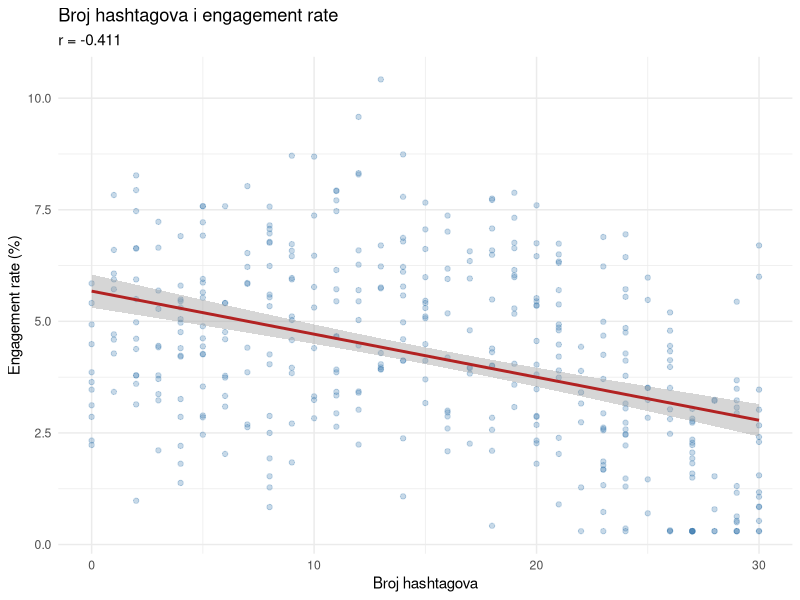
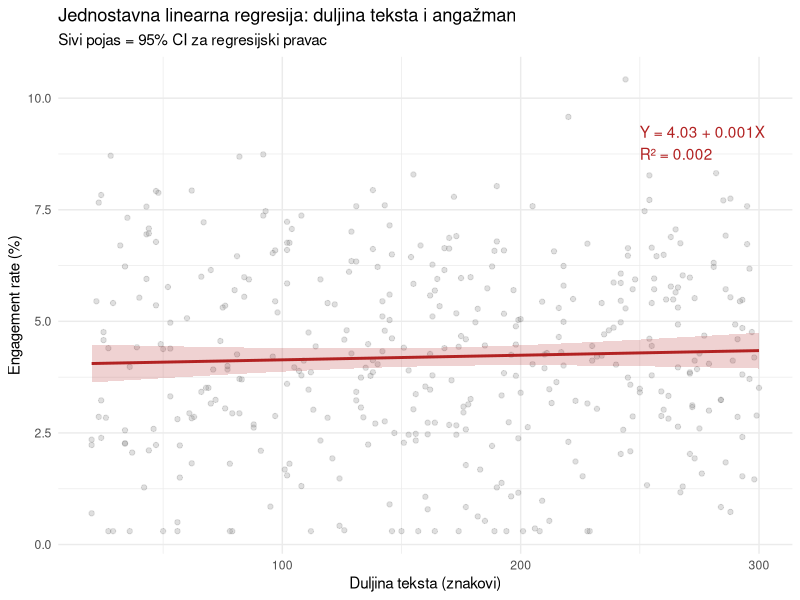
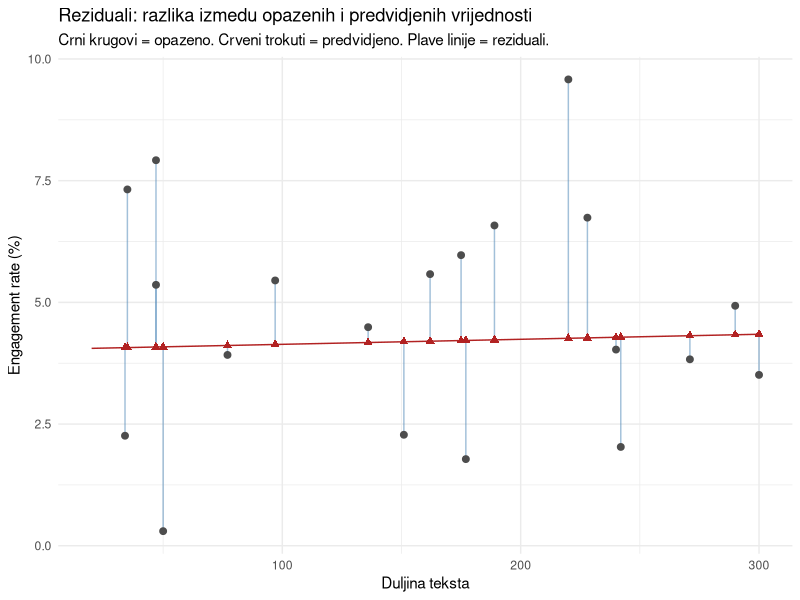
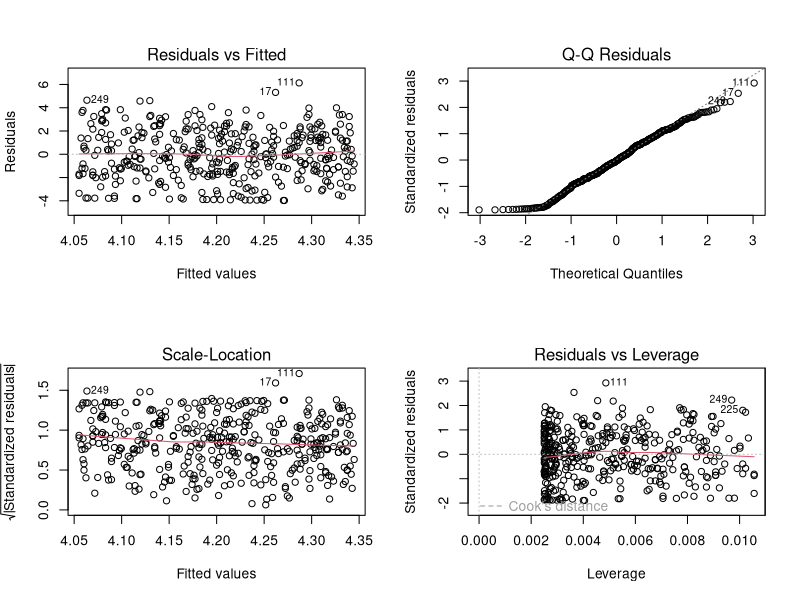
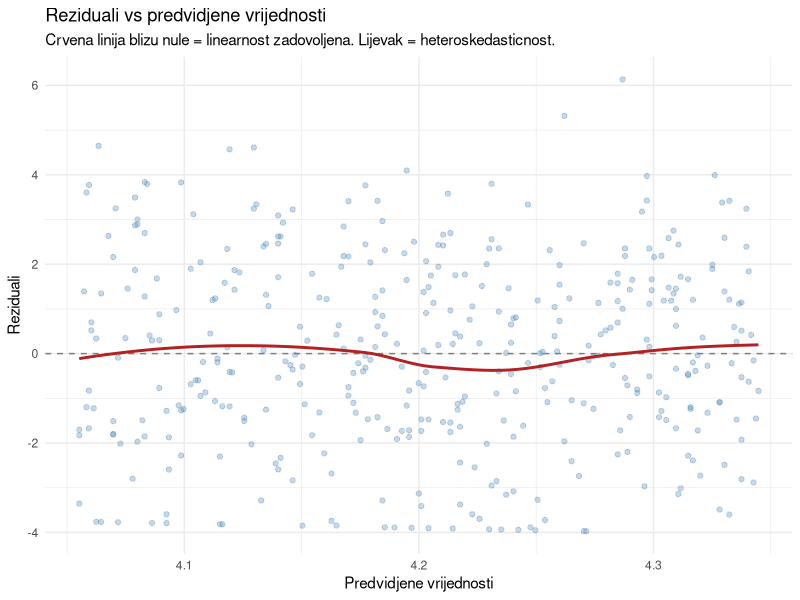
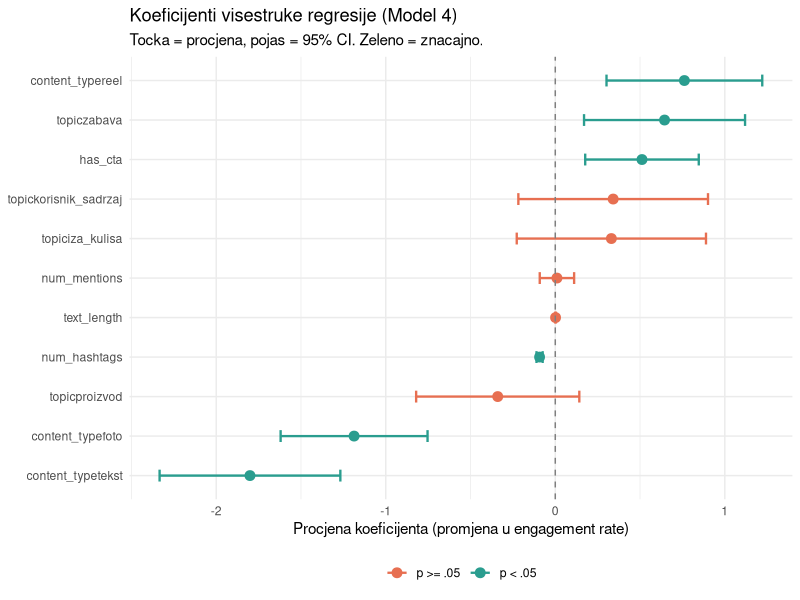
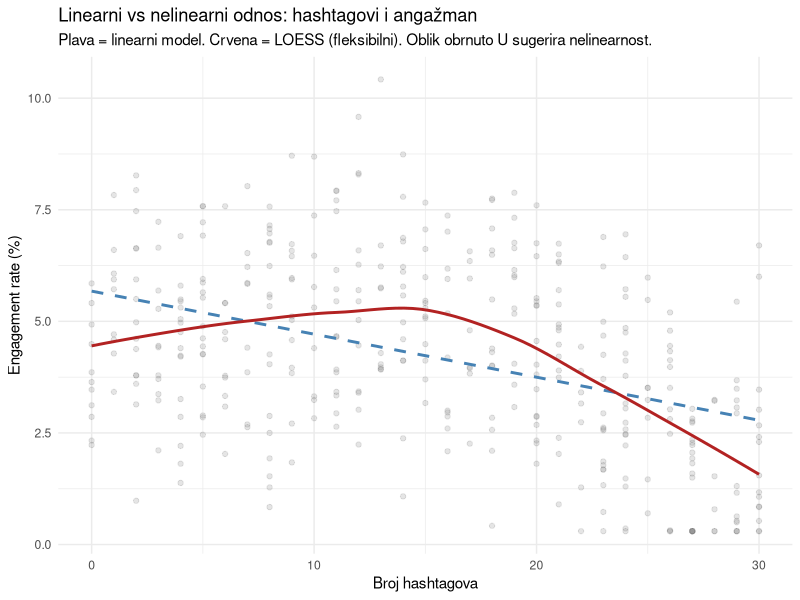
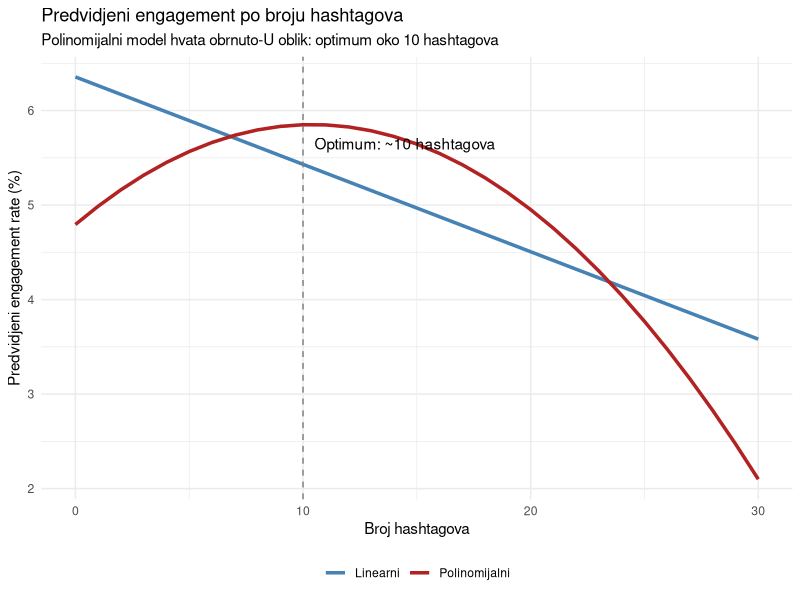

Here is the R script that generated these plots, in order:
## ---- chunk 1
#| label: setup
#| echo: true
#| message: false
#| warning: false

library(tidyverse)
## ---- chunk 2
#| label: ucitavanje
#| echo: true
#| message: false
#| warning: false

posts <- read_csv("../resources/datasets/social_engagement.csv")
glimpse(posts)
## ---- chunk 3
#| label: korelacija-pregled
#| echo: true
#| message: false
#| warning: false

# Korelacije numeričkih prediktora s engagement_rate
posts |>
  select(engagement_rate, text_length, num_hashtags, num_mentions, followers) |>
  cor() |>
  round(3)
## ---- chunk 4
#| label: scatter-hashtags
#| echo: true
#| message: false
#| warning: false
#| fig-width: 9
#| fig-height: 5

posts |>
  ggplot(aes(x = num_hashtags, y = engagement_rate)) +
  geom_point(alpha = 0.3, color = "steelblue") +
  geom_smooth(method = "lm", se = TRUE, color = "firebrick") +
  labs(
    title = "Broj hashtagova i engagement rate",
    subtitle = paste0("r = ", round(cor(posts$num_hashtags, posts$engagement_rate), 3)),
    x = "Broj hashtagova",
    y = "Engagement rate (%)"
  ) +
  theme_minimal()
## ---- chunk 5
#| label: lm-jednostavna
#| echo: true
#| message: false
#| warning: false

# Jednostavna regresija: text_length -> engagement_rate
model1 <- lm(engagement_rate ~ text_length, data = posts)
summary(model1)
## ---- chunk 6
#| label: interpretacija-koef
#| echo: true
#| message: false
#| warning: false

koef <- coef(model1)

cat("Jednadžba: engagement_rate = ", round(koef[1], 3), " + ",
    round(koef[2], 5), " * text_length\n\n", sep = "")

cat("Interpretacija:\n")
cat("  Intercept (b0 = ", round(koef[1], 2), "): Ocekivani engagement rate\n", sep = "")
cat("  kad je text_length = 0 (teorijska vrijednost, nema prakticnog znacenja).\n\n")
cat("  Slope (b1 = ", round(koef[2], 4), "): Za svaki dodatni znak u tekstu,\n", sep = "")
cat("  engagement rate se mijenja za ", round(koef[2], 4), " postotnih bodova.\n\n", sep = "")

# R-kvadrat
r2 <- summary(model1)$r.squared
cat("R-kvadrat:", round(r2, 4), "\n")
cat("Interpretacija:", round(r2 * 100, 1), "% varijabilnosti u engagement rateu\n")
cat("je objasnjeno duljinom teksta. To je vrlo malo.\n")
## ---- chunk 7
#| label: regresijski-pravac
#| echo: true
#| message: false
#| warning: false
#| fig-width: 9
#| fig-height: 5

posts |>
  ggplot(aes(x = text_length, y = engagement_rate)) +
  geom_point(alpha = 0.25, color = "grey50") +
  geom_smooth(method = "lm", se = TRUE, color = "firebrick", fill = "firebrick", alpha = 0.2) +
  annotate("text", x = 250, y = 9,
           label = paste0("Y = ", round(koef[1], 2), " + ", round(koef[2], 4), "X\nR² = ", round(r2, 3)),
           color = "firebrick", hjust = 0) +
  labs(
    title = "Jednostavna linearna regresija: duljina teksta i angažman",
    subtitle = "Sivi pojas = 95% CI za regresijski pravac",
    x = "Duljina teksta (znakovi)",
    y = "Engagement rate (%)"
  ) +
  theme_minimal()
## ---- chunk 8
#| label: reziduali-prikaz
#| echo: true
#| message: false
#| warning: false
#| fig-width: 9
#| fig-height: 5

# Dodajmo predvidjene vrijednosti i reziduale u podatke
posts_pred <- posts |>
  mutate(
    predicted = predict(model1),
    residual = residuals(model1)
  )

# Prikaz reziduala za prvih 20 objava
posts_pred |>
  slice(1:20) |>
  ggplot(aes(x = text_length, y = engagement_rate)) +
  geom_segment(aes(xend = text_length, yend = predicted), color = "steelblue", alpha = 0.5) +
  geom_point(color = "grey30", size = 2) +
  geom_point(aes(y = predicted), color = "firebrick", size = 2, shape = 17) +
  geom_smooth(data = posts, method = "lm", se = FALSE, color = "firebrick", linewidth = 0.5) +
  labs(
    title = "Reziduali: razlika izmedu opazenih i predvidjenih vrijednosti",
    subtitle = "Crni krugovi = opazeno. Crveni trokuti = predvidjeno. Plave linije = reziduali.",
    x = "Duljina teksta",
    y = "Engagement rate (%)"
  ) +
  theme_minimal()
## ---- chunk 9
#| label: dijagnostika-4
#| echo: true
#| message: false
#| warning: false
#| fig-width: 10
#| fig-height: 8

par(mfrow = c(2, 2))
plot(model1)
par(mfrow = c(1, 1))
## ---- chunk 10
#| label: dijagnostika-ggplot
#| echo: true
#| message: false
#| warning: false
#| fig-width: 9
#| fig-height: 5

# Residuals vs Fitted u ggplot (preglednije)
posts_pred |>
  ggplot(aes(x = predicted, y = residual)) +
  geom_point(alpha = 0.3, color = "steelblue") +
  geom_hline(yintercept = 0, linetype = "dashed", color = "grey50") +
  geom_smooth(method = "loess", se = FALSE, color = "firebrick") +
  labs(
    title = "Reziduali vs predvidjene vrijednosti",
    subtitle = "Crvena linija blizu nule = linearnost zadovoljena. Lijevak = heteroskedasticnost.",
    x = "Predvidjene vrijednosti",
    y = "Reziduali"
  ) +
  theme_minimal()
## ---- chunk 11
#| label: lm-visestruka
#| echo: true
#| message: false
#| warning: false

# Visestruka regresija: vise prediktora
model2 <- lm(engagement_rate ~ text_length + num_hashtags + has_cta + num_mentions, data = posts)
summary(model2)
## ---- chunk 12
#| label: visestruka-interpretacija
#| echo: true
#| message: false
#| warning: false

koef2 <- coef(model2)
r2_m2 <- summary(model2)$r.squared
adj_r2_m2 <- summary(model2)$adj.r.squared

cat("=== Model 2: Visestruka regresija ===\n\n")
cat("Jednadžba:\n")
cat("engagement = ", round(koef2[1], 2), "\n", sep = "")
for (i in 2:length(koef2)) {
  cat("  ", if_else(koef2[i] >= 0, "+ ", "- "), round(abs(koef2[i]), 4),
      " * ", names(koef2)[i], "\n", sep = "")
}

cat("\nR-kvadrat:            ", round(r2_m2, 3), "\n")
cat("Prilagodeni R-kvadrat:", round(adj_r2_m2, 3), "\n")
cat("Interpretacija:", round(r2_m2 * 100, 1), "% varijabilnosti objasnjeno.\n\n")

cat("Interpretacija koeficijenata (sve uz kontrolu ostalih prediktora):\n")
cat("  num_hashtags: Svaki dodatni hashtag mijenja engagement za ",
    round(koef2["num_hashtags"], 3), " bodova.\n", sep = "")
cat("  has_cta: Objave s CTA imaju u prosjeku ", round(koef2["has_cta"], 2),
    " bodova visi engagement.\n", sep = "")
## ---- chunk 13
#| label: usporedba-modela
#| echo: true
#| message: false
#| warning: false

# Model 3: dodajmo content_type
model3 <- lm(engagement_rate ~ text_length + num_hashtags + has_cta +
               num_mentions + content_type, data = posts)

# Model 4: dodajmo jos i topic
model4 <- lm(engagement_rate ~ text_length + num_hashtags + has_cta +
               num_mentions + content_type + topic, data = posts)

# Usporedba
tibble(
  model = c("M1: text_length", "M2: + hashtags, cta, mentions",
            "M3: + content_type", "M4: + topic"),
  R2 = round(c(summary(model1)$r.squared, summary(model2)$r.squared,
               summary(model3)$r.squared, summary(model4)$r.squared), 3),
  adj_R2 = round(c(summary(model1)$adj.r.squared, summary(model2)$adj.r.squared,
                    summary(model3)$adj.r.squared, summary(model4)$adj.r.squared), 3),
  AIC = round(c(AIC(model1), AIC(model2), AIC(model3), AIC(model4)), 1)
)
## ---- chunk 14
#| label: model4-summary
#| echo: true
#| message: false
#| warning: false

summary(model4)
## ---- chunk 15
#| label: koeficijenti-vizualizacija
#| echo: true
#| message: false
#| warning: false
#| fig-width: 9
#| fig-height: 6

# Vizualizacija koeficijenata modela 4
tidy_m4 <- broom::tidy(model4, conf.int = TRUE) |>
  filter(term != "(Intercept)") |>
  mutate(
    znacajno = p.value < 0.05,
    term = fct_reorder(term, estimate)
  )

tidy_m4 |>
  ggplot(aes(y = term, x = estimate, color = znacajno)) +
  geom_errorbarh(aes(xmin = conf.low, xmax = conf.high), height = 0.3, linewidth = 0.8) +
  geom_point(size = 3) +
  geom_vline(xintercept = 0, linetype = "dashed", color = "grey50") +
  scale_color_manual(values = c("TRUE" = "#2a9d8f", "FALSE" = "#e76f51"),
                     labels = c("TRUE" = "p < .05", "FALSE" = "p >= .05")) +
  labs(
    title = "Koeficijenti visestruke regresije (Model 4)",
    subtitle = "Tocka = procjena, pojas = 95% CI. Zeleno = znacajno.",
    x = "Procjena koeficijenta (promjena u engagement rate)",
    y = NULL, color = NULL
  ) +
  theme_minimal() +
  theme(legend.position = "bottom")
## ---- chunk 16
#| label: r2-demonstracija
#| echo: true
#| message: false
#| warning: false

# Demonstracija: dodavanje random prediktora
set.seed(42)
posts_demo <- posts |>
  mutate(random1 = rnorm(n()), random2 = rnorm(n()), random3 = rnorm(n()))

model_base <- lm(engagement_rate ~ num_hashtags + has_cta + content_type, data = posts_demo)
model_rand <- lm(engagement_rate ~ num_hashtags + has_cta + content_type +
                   random1 + random2 + random3, data = posts_demo)

cat("Model bez random prediktora:\n")
cat("  R2 =", round(summary(model_base)$r.squared, 4), "\n")
cat("  Adj R2 =", round(summary(model_base)$adj.r.squared, 4), "\n\n")

cat("Model S random prediktorima:\n")
cat("  R2 =", round(summary(model_rand)$r.squared, 4), "(veci! ali lazno)\n")
cat("  Adj R2 =", round(summary(model_rand)$adj.r.squared, 4), "(korigira za lazno poboljsanje)\n")
## ---- chunk 17
#| label: vif-izracun
#| echo: true
#| message: false
#| warning: false

posts <- read_csv("../resources/datasets/social_engagement.csv")

model4 <- lm(engagement_rate ~ text_length + num_hashtags + has_cta +
               num_mentions + content_type + topic, data = posts)

# VIF za svaki prediktor (rucno za numericke)
model_num <- lm(engagement_rate ~ text_length + num_hashtags + has_cta + num_mentions, data = posts)

# VIF = 1 / (1 - R2_j), gdje je R2_j R-kvadrat kad regresiramo Xj na sve ostale prediktore
vif_manual <- function(data, prediktori, target_pred) {
  formula_vif <- as.formula(paste(target_pred, "~", paste(setdiff(prediktori, target_pred), collapse = " + ")))
  r2_j <- summary(lm(formula_vif, data = data))$r.squared
  1 / (1 - r2_j)
}

num_preds <- c("text_length", "num_hashtags", "has_cta", "num_mentions")

vif_vals <- map_dbl(num_preds, ~vif_manual(posts, num_preds, .x))
tibble(prediktor = num_preds, VIF = round(vif_vals, 2))
## ---- chunk 18
#| label: nelinearnost-provjera
#| echo: true
#| message: false
#| warning: false
#| fig-width: 9
#| fig-height: 5

# Scatterplot s LOESS krivuljom umjesto ravnog pravca
posts |>
  ggplot(aes(x = num_hashtags, y = engagement_rate)) +
  geom_point(alpha = 0.2, color = "grey50") +
  geom_smooth(method = "lm", se = FALSE, color = "steelblue", linetype = "dashed") +
  geom_smooth(method = "loess", se = FALSE, color = "firebrick") +
  labs(
    title = "Linearni vs nelinearni odnos: hashtagovi i angažman",
    subtitle = "Plava = linearni model. Crvena = LOESS (fleksibilni). Oblik obrnuto U sugerira nelinearnost.",
    x = "Broj hashtagova",
    y = "Engagement rate (%)"
  ) +
  theme_minimal()
## ---- chunk 19
#| label: polinomijalna
#| echo: true
#| message: false
#| warning: false

# Model s kvadratnim clanom za hashtagove
model_poly <- lm(engagement_rate ~ num_hashtags + I(num_hashtags^2) +
                   has_cta + content_type + topic, data = posts)

# Usporedba: linearni vs polinomijalni
model_lin <- lm(engagement_rate ~ num_hashtags + has_cta + content_type + topic, data = posts)

cat("Linearni model:      Adj R² =", round(summary(model_lin)$adj.r.squared, 3),
    ", AIC =", round(AIC(model_lin), 1), "\n")
cat("Polinomijalni model: Adj R² =", round(summary(model_poly)$adj.r.squared, 3),
    ", AIC =", round(AIC(model_poly), 1), "\n")
## ---- chunk 20
#| label: poly-koeficijenti
#| echo: true
#| message: false
#| warning: false

# Koeficijenti za hashtag efekt
koef_poly <- coef(model_poly)
cat("num_hashtags:    ", round(koef_poly["num_hashtags"], 4), "\n")
cat("num_hashtags^2:  ", round(koef_poly["I(num_hashtags^2)"], 5), "\n\n")

# Optimalni broj hashtagova (vrh parabole)
optimal_h <- -koef_poly["num_hashtags"] / (2 * koef_poly["I(num_hashtags^2)"])
cat("Optimalni broj hashtagova:", round(optimal_h), "\n")
## ---- chunk 21
#| label: poly-vizualizacija
#| echo: true
#| message: false
#| warning: false
#| fig-width: 9
#| fig-height: 5

# Predvidjene vrijednosti za razlicite brojeve hashtagova
hashtag_pred <- tibble(
  num_hashtags = 0:30,
  has_cta = 0,
  content_type = "carousel",
  topic = "zabava"
) |>
  mutate(
    pred_lin = predict(model_lin, newdata = pick(everything())),
    pred_poly = predict(model_poly, newdata = pick(everything()))
  )

hashtag_pred |>
  pivot_longer(c(pred_lin, pred_poly), names_to = "model", values_to = "predicted") |>
  mutate(model = if_else(model == "pred_lin", "Linearni", "Polinomijalni")) |>
  ggplot(aes(x = num_hashtags, y = predicted, color = model)) +
  geom_line(linewidth = 1.2) +
  geom_vline(xintercept = round(optimal_h), linetype = "dashed", color = "grey50") +
  annotate("text", x = round(optimal_h) + 0.5, y = max(hashtag_pred$pred_poly) - 0.2,
           label = paste0("Optimum: ~", round(optimal_h), " hashtagova"), hjust = 0) +
  scale_color_manual(values = c("Linearni" = "steelblue", "Polinomijalni" = "firebrick")) +
  labs(
    title = "Predvidjeni engagement po broju hashtagova",
    subtitle = "Polinomijalni model hvata obrnuto-U oblik: optimum oko 10 hashtagova",
    x = "Broj hashtagova",
    y = "Predvidjeni engagement rate (%)",
    color = NULL
  ) +
  theme_minimal() +
  theme(legend.position = "bottom")
## ---- chunk 22
#| label: standardizirani
#| echo: true
#| message: false
#| warning: false

# Standardizacija numerickih prediktora
posts_std <- posts |>
  mutate(across(c(text_length, num_hashtags, num_mentions), scale))

model_std <- lm(engagement_rate ~ text_length + num_hashtags + has_cta +
                  num_mentions + content_type + topic, data = posts_std)

# Usporedba nestandardiziranih i standardiziranih koeficijenata
broom::tidy(model4) |>
  filter(term != "(Intercept)") |>
  select(term, b = estimate) |>
  left_join(
    broom::tidy(model_std) |>
      filter(term != "(Intercept)") |>
      select(term, beta = estimate),
    by = "term"
  ) |>
  mutate(across(c(b, beta), \(x) round(x, 3))) |>
  arrange(desc(abs(beta)))
## ---- chunk 23
#| label: cook
#| echo: true
#| message: false
#| warning: false
#| fig-width: 9
#| fig-height: 5

posts_diag <- posts |>
  mutate(
    cook = cooks.distance(model4),
    leverage = hatvalues(model4),
    std_residual = rstandard(model4)
  )

# Cookova udaljenost
posts_diag |>
  mutate(post_id = row_number()) |>
  ggplot(aes(x = post_id, y = cook)) +
  geom_col(fill = "steelblue", alpha = 0.5) +
  geom_hline(yintercept = 4 / nrow(posts), linetype = "dashed", color = "firebrick") +
  annotate("text", x = nrow(posts) - 30, y = 4/nrow(posts) + 0.002,
           label = "Prag: 4/n", color = "firebrick") +
  labs(
    title = "Cookova udaljenost za svako opažanje",
    subtitle = "Opazanja iznad praga mogu neprimjereno utjecati na model",
    x = "Opažanje",
    y = "Cookova udaljenost"
  ) +
  theme_minimal()
## ---- chunk 24
#| label: cook-utjecajne
#| echo: true
#| message: false
#| warning: false

# Koje objave su najutjecajnije?
prag_cook <- 4 / nrow(posts)
utjecajne <- posts_diag |> filter(cook > prag_cook) |> nrow()

cat("Prag Cook's distance:", round(prag_cook, 4), "\n")
cat("Broj utjecajnih tocaka:", utjecajne, "od", nrow(posts), "\n")

# Usporedba modela s i bez utjecajnih tocaka
posts_clean <- posts_diag |> filter(cook <= prag_cook)
model4_clean <- lm(engagement_rate ~ text_length + num_hashtags + has_cta +
                     num_mentions + content_type + topic, data = posts_clean)

cat("\nS utjecajnim tockama:   Adj R² =", round(summary(model4)$adj.r.squared, 3), "\n")
cat("Bez utjecajnih tocaka:  Adj R² =", round(summary(model4_clean)$adj.r.squared, 3), "\n")
## ---- chunk 25
#| label: finalni-model
#| echo: true
#| message: false
#| warning: false

# Finalni model s polinomom za hashtagove
model_final <- lm(engagement_rate ~ text_length + num_hashtags + I(num_hashtags^2) +
                    has_cta + content_type + topic, data = posts)
summary(model_final)
## ---- chunk 26
#| label: finalni-dijagnostika
#| echo: true
#| message: false
#| warning: false
#| fig-width: 10
#| fig-height: 5

# Residuals vs Fitted za finalni model
tibble(fitted = fitted(model_final), resid = residuals(model_final)) |>
  ggplot(aes(x = fitted, y = resid)) +
  geom_point(alpha = 0.3, color = "steelblue") +
  geom_hline(yintercept = 0, linetype = "dashed") +
  geom_smooth(method = "loess", se = FALSE, color = "firebrick") +
  labs(title = "Dijagnostika finalnog modela: Reziduali vs Predvidjeno",
       x = "Predvidjene vrijednosti", y = "Reziduali") +
  theme_minimal()
## ---- chunk 27
#| label: analiza-content-type
#| echo: true
#| message: false
#| warning: false
#| fig-width: 9
#| fig-height: 5

# Predvidjeni engagement po content_type (kontrolirajuci ostale)
pred_content <- expand_grid(
  text_length = mean(posts$text_length),
  num_hashtags = 10,
  has_cta = c(0, 1),
  content_type = unique(posts$content_type),
  topic = "zabava"
) |>
  mutate(predicted = predict(model_final, newdata = pick(everything())),
         has_cta_label = if_else(has_cta == 1, "S CTA", "Bez CTA"))

pred_content |>
  ggplot(aes(x = fct_reorder(content_type, predicted), y = predicted, fill = has_cta_label)) +
  geom_col(position = "dodge", alpha = 0.85) +
  scale_fill_manual(values = c("S CTA" = "#2a9d8f", "Bez CTA" = "#e76f51")) +
  labs(
    title = "Predvidjeni engagement po tipu sadržaja i CTA",
    subtitle = "Kontrolirano za text_length, hashtagove i temu",
    x = NULL,
    y = "Predvidjeni engagement rate (%)",
    fill = NULL
  ) +
  theme_minimal() +
  theme(legend.position = "bottom")
## ---- chunk 28
#| label: izvjestaj
#| echo: true
#| message: false
#| warning: false

r2_final <- summary(model_final)$adj.r.squared
f_final <- summary(model_final)$fstatistic

cat("================================================================\n")
cat("   IZVJESTAJ: PREDIKTORI ANGAŽMANA INSTAGRAM OBJAVA\n")
cat("================================================================\n\n")

cat("UZORAK: ", nrow(posts), " objava s Instagram poslovnog profila.\n\n", sep = "")

cat("MODEL: Visestruka regresija s polinomom za hashtagove.\n")
cat("  F(", f_final[2], ", ", f_final[3], ") = ", round(f_final[1], 1),
    ", p < .001\n", sep = "")
cat("  Prilagodeni R² = ", round(r2_final, 3),
    " (", round(r2_final * 100, 1), "% varijabilnosti objasnjeno)\n\n", sep = "")

cat("KLJUCNI PREDIKTORI (po snazi efekta):\n\n")

# Najvazniji znacajni koeficijenti
tidy_final <- broom::tidy(model_final) |>
  filter(term != "(Intercept)", p.value < 0.05) |>
  arrange(desc(abs(estimate)))

for (i in 1:min(8, nrow(tidy_final))) {
  r <- tidy_final[i, ]
  cat("  ", r$term, ": b = ", round(r$estimate, 3),
      ", p ", if_else(r$p.value < 0.001, "< .001", paste0("= ", round(r$p.value, 3))), "\n", sep = "")
}

cat("\nPRAKTICNE PREPORUKE:\n")
cat("  1. Preferirajte reelove i carousele (najvisi engagement).\n")
cat("  2. Koristite oko 10 hashtagova (optimum obrnuto-U krivulje).\n")
cat("  3. Uvijek ukljucite CTA (poziv na akciju).\n")
cat("  4. Tema korisnickog sadrzaja i zabave generira najvisi angažman.\n")
cat("  5. Duljina teksta ima minimalan efekt; fokusirajte se na sadrzaj.\n")
